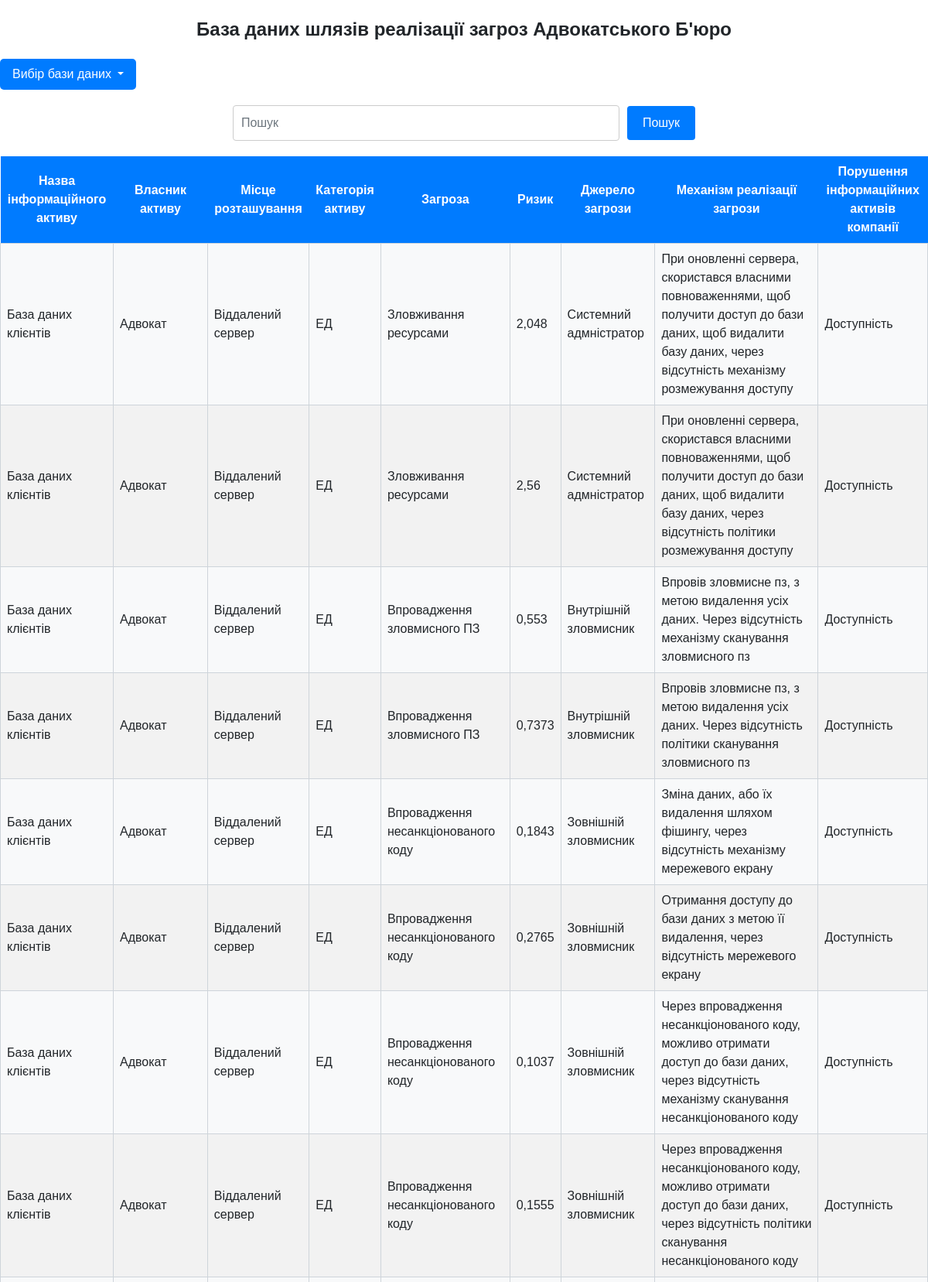
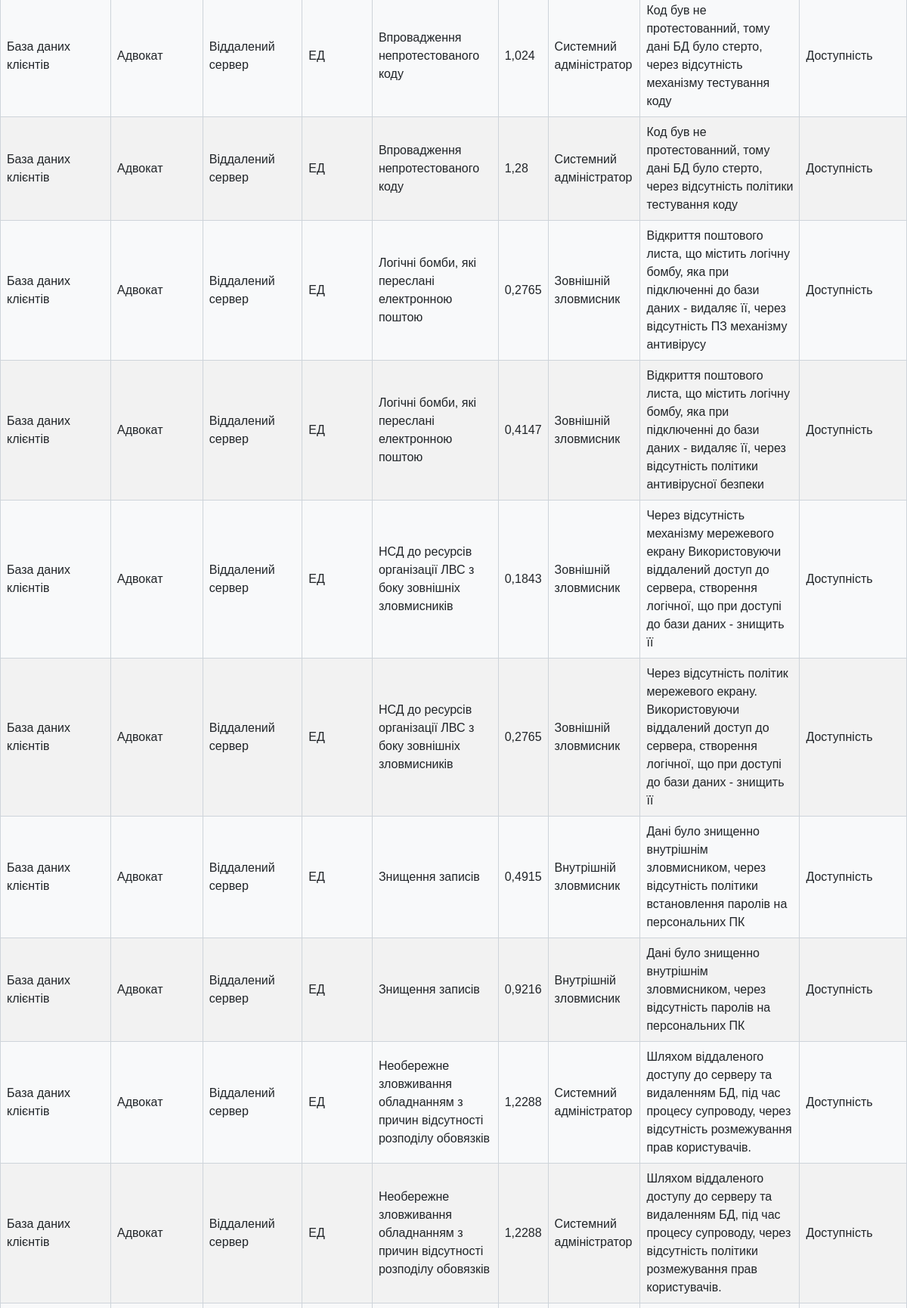
The page /accessibility/ (upper part) on the database its author committed (2 pictures, top to bottom).
### core/models.py (models this page shows, shortened)
class Table(models.Model):
    name = models.CharField(max_length=128, blank=True, null=True, default=None)
    owner = models.CharField(max_length=128, blank=True, null=True, default=None)
    place = models.CharField(max_length=128, blank=True, null=True, default=None)
    table_category = models.ForeignKey(
        TableCategory, on_delete=models.CASCADE, blank=True, null=True, default=None
    )
    asset_category = models.CharField(
        max_length=64, blank=True, null=True, default=None
    )
    threat = models.TextField(blank=True, null=True, default=None)
    risk = models.CharField(max_length=8, blank=True, null=True, default=None)
    source_of_threat = models.TextField(blank=True, null=True, default=None)
    mechanism = models.TextField(blank=True, null=True, default=None)
    class Meta:
        verbose_name = "Таблиця"
        verbose_name_plural = "Таблиці"

class TableCategory(models.Model):
    name = models.CharField(max_length=64, blank=True, null=True, default=None)
    is_active = models.BooleanField(default=True)
    class Meta:
        verbose_name = "Категорія таблиці"
        verbose_name_plural = "Категорії таблиць"

### core/views.py (the view)
# urls.py: re_path(r"^accessibility/$", views.accessibility, name="accessibility"),
def accessibility(request):
    category_order = ["Доступність"]
    table_categories = TableCategory.objects.order_by("name")
    table_dict = {}
    sorted_tables = []
    for category_name in category_order:
        category = [c for c in table_categories if c.name == category_name]
        if category:
            table = Table.objects.filter(table_category=category[0]).order_by("name")
            table_dict[category[0]] = table
            sorted_tables.extend(table)
    query = request.GET.get("q")
    if query:
        tables = Table.objects.filter(
            table_category=TableCategory.objects.get(name="Доступність")
        ).filter(
            Q(name__icontains=query)
            | Q(threat__icontains=query)
            | Q(source_of_threat__icontains=query)
            | Q(mechanism__icontains=query)
        )
    else:
        tables = sorted_tables
    return render(request, "accessibility.html", {"tables": tables, "query": query})

### core/templates/accessibility.html (shortened to what this page needs)
{% extends 'base.html' %}
{% load static %}
{% block content %}
<div class="header">
База даних шлязів реалізації загроз Адвокатського Б'юро
</div>
<div class="dropdown">
	<button class="btn btn-secondary dropdown-toggle" type="button" id="dropdownMenuButton1" data-bs-toggle="dropdown" aria-expanded="false">
	  Вибір бази даних
	</button>
  </div>
<div>
<form method="GET" action="{% url 'accessibility' %}">
	<input type="text" name="q" class="form-control" placeholder="Пошук" value="">
	<button type="submit">Пошук</button>
</form>
</div>
<table id="mytable">
	<thead>
	  <tr>
		<th>Назва інформаційного активу</th>
		<th>Власник активу</th>
		<th>Місце розташування</th>
		<th>Категорія активу </th>
		<th>Загроза</th>
		<th>Ризик</th>
		<th>Джерело загрози</th>
		<th>Механізм реалізації загрози</th>
		<th>Порушення інформаційних активів компанії</th>
	  </tr>
	</thead>
	<tbody>
	  {% for table in tables %}
	  <tr>
		<td>{{ table.name}}</td>
		<td>{{ table.owner}}</td>
		<td>{{ table.place}}</td>
		<td>{{ table.asset_category}}</td>
		<td>{{ table.threat}}</td>
		<td>{{ table.risk}}</td>
		<td>{{ table.source_of_threat}}</td>
		<td>{{ table.mechanism}}</td>
		<td>{{ table.table_category.name }}</td>
	  </tr>
	  {% endfor %}
	</tbody>
  </table>
{% endblock %}

### core/static/style.css (style rules this page uses)
body { font-family: 'Montserrat', sans-serif; }
.header { font-size: 24px; font-weight: bold; text-align: center; margin: 20px 0; }
.dropdown-toggle { background-color: #007bff; color: #fff; border: none; padding: 8px 16px; border-radius: 5px; cursor: pointer; }
form { display: flex; align-items: center; margin: 20px 0; }
input[type="text"] { padding: 8px 16px; border-radius: 5px; border: 1px solid #ced4da; margin-right: 5px; width: 500px; }
button[type="submit"] { background-color: #28a745; color: #fff; border: none; padding: 8px 16px; border-radius: 5px; cursor: pointer; }
table { border-collapse: collapse; width: 100%; margin-bottom: 20px; }
th { background-color: #007bff; color: #fff; padding: 8px 16px; text-align: left; }
td { border: 1px solid #ced4da; padding: 8px 16px; }
tbody tr:nth-child(odd) { background-color: #f8f9fa; }
button[type="submit"] { background-color: #007bff; border: none; color: #fff; padding: 10px 20px; border-radius: 4px; cursor: pointer; }
form { display: flex; justify-content: center; margin-top: 20px; }
input[type="text"] { padding: 10px; border-radius: 4px; border: 1px solid #ccc; margin-right: 10px; }
table { border-collapse: collapse; width: 100%; }
th, td { text-align: left; padding: 8px; }
th { background-color: #007bff; color: white; text-align: center; }
tr:nth-child(even) { background-color: #f2f2f2; }
.dropdown-toggle { background-color: #007bff; border-color: #007bff; }

### rows shown on the page
Table: name "База даних клієнтів", owner "Адвокат", place "Віддалений сервер", asset_category "ЕД", threat "Зловживання ресурсами", risk "2,048", source_of_threat "Системний адмністратор", mechanism "При оновленні сервера, скористався власними повноваженнями, щоб получити доступ до бази даних, щоб видалити базу даних, через відсутність механізму розмежування доступу", table_category.name "Доступність"
Table: name "База даних клієнтів", owner "Адвокат", place "Віддалений сервер", asset_category "ЕД", threat "Зловживання ресурсами", risk "2,56", source_of_threat "Системний адмністратор", mechanism "При оновленні сервера, скористався власними повноваженнями, щоб получити доступ до бази даних, щоб видалити базу даних, через відсутність політики розмежування доступу", table_category.name "Доступність"
Table: name "База даних клієнтів", owner "Адвокат", place "Віддалений сервер", asset_category "ЕД", threat "Впровадження зловмисного ПЗ", risk "0,553", source_of_threat "Внутрішній зловмисник", mechanism "Впровів зловмисне пз, з метою видалення усіх даних. Через відсутність механізму сканування зловмисного пз", table_category.name "Доступність"
Table: name "База даних клієнтів", owner "Адвокат", place "Віддалений сервер", asset_category "ЕД", threat "Впровадження зловмисного ПЗ", risk "0,7373", source_of_threat "Внутрішній зловмисник", mechanism "Впровів зловмисне пз, з метою видалення усіх даних. Через відсутність політики сканування зловмисного пз", table_category.name "Доступність"
Table: name "База даних клієнтів", owner "Адвокат", place "Віддалений сервер", asset_category "ЕД", threat "Впровадження несанкціонованого коду", risk "0,1843", source_of_threat "Зовнішній зловмисник", mechanism "Зміна даних, або їх видалення шляхом фішингу, через відсутність механізму мережевого екрану", table_category.name "Доступність"
Table: name "База даних клієнтів", owner "Адвокат", place "Віддалений сервер", asset_category "ЕД", threat "Впровадження несанкціонованого коду", risk "0,2765", source_of_threat "Зовнішній зловмисник", mechanism "Отримання доступу до бази даних з метою її видалення, через відсутність мережевого екрану", table_category.name "Доступність"
Table: name "База даних клієнтів", owner "Адвокат", place "Віддалений сервер", asset_category "ЕД", threat "Впровадження несанкціонованого коду", risk "0,1037", source_of_threat "Зовнішній зловмисник", mechanism "Через впровадження несанкціонованого коду, можливо отримати доступ до бази даних, через відсутність механізму сканування несанкціонованого коду", table_category.name "Доступність"
Table: name "База даних клієнтів", owner "Адвокат", place "Віддалений сервер", asset_category "ЕД", threat "Впровадження несанкціонованого коду", risk "0,1555", source_of_threat "Зовнішній зловмисник", mechanism "Через впровадження несанкціонованого коду, можливо отримати доступ до бази даних, через відсутність політики сканування несанкціонованого коду", table_category.name "Доступність"
Table: name "База даних клієнтів", owner "Адвокат", place "Віддалений сервер", asset_category "ЕД", threat "Впровадження непротестованого коду", risk "1,024", source_of_threat "Системний адміністратор", mechanism "Код був не протестованний, тому дані БД було стерто, через відсутність механізму тестування коду", table_category.name "Доступність"
Table: name "База даних клієнтів", owner "Адвокат", place "Віддалений сервер", asset_category "ЕД", threat "Впровадження непротестованого коду", risk "1,28", source_of_threat "Системний адміністратор", mechanism "Код був не протестованний, тому дані БД було стерто, через відсутність політики тестування коду", table_category.name "Доступність"
Table: name "База даних клієнтів", owner "Адвокат", place "Віддалений сервер", asset_category "ЕД", threat "Логічні бомби, які переслані електронною поштою", risk "0,2765", source_of_threat "Зовнішній зловмисник", mechanism "Відкриття поштового листа, що містить логічну бомбу, яка при підключенні до бази даних - видаляє її, через відсутність ПЗ механізму антивірусу", table_category.name "Доступність"
Table: name "База даних клієнтів", owner "Адвокат", place "Віддалений сервер", asset_category "ЕД", threat "Логічні бомби, які переслані електронною поштою", risk "0,4147", source_of_threat "Зовнішній зловмисник", mechanism "Відкриття поштового листа, що містить логічну бомбу, яка при підключенні до бази даних - видаляє її, через відсутність політики антивірусної безпеки", table_category.name "Доступність"
Table: name "База даних клієнтів", owner "Адвокат", place "Віддалений сервер", asset_category "ЕД", threat "НСД до ресурсів організації ЛВС з боку зовнішніх зловмисників", risk "0,1843", source_of_threat "Зовнішній зловмисник", mechanism "Через відсутність механізму мережевого екрану Використовуючи віддалений доступ до сервера, створення логічної, що при доступі до бази даних - знищить її", table_category.name "Доступність"
Table: name "База даних клієнтів", owner "Адвокат", place "Віддалений сервер", asset_category "ЕД", threat "НСД до ресурсів організації ЛВС з боку зовнішніх зловмисників", risk "0,2765", source_of_threat "Зовнішній зловмисник", mechanism "Через відсутність політик мережевого екрану. Використовуючи віддалений доступ до сервера, створення логічної, що при доступі до бази даних - знищить її", table_category.name "Доступність"
Table: name "База даних клієнтів", owner "Адвокат", place "Віддалений сервер", asset_category "ЕД", threat "Знищення записів", risk "0,4915", source_of_threat "Внутрішній зловмисник", mechanism "Дані було знищенно внутрішнім зловмисником, через відсутність політики встановлення паролів на персональних ПК", table_category.name "Доступність"
Table: name "База даних клієнтів", owner "Адвокат", place "Віддалений сервер", asset_category "ЕД", threat "Знищення записів", risk "0,9216", source_of_threat "Внутрішній зловмисник", mechanism "Дані було знищенно внутрішнім зловмисником, через відсутність паролів на персональних ПК", table_category.name "Доступність"
Table: name "База даних клієнтів", owner "Адвокат", place "Віддалений сервер", asset_category "ЕД", threat "Необережне зловживання обладнанням з причин відсутності розподілу обовязків", risk "1,2288", source_of_threat "Системний адміністратор", mechanism "Шляхом віддаленого доступу до серверу та видаленням БД, під час процесу супроводу, через відсутність розмежування прав користувачів.", table_category.name "Доступність"
Table: name "База даних клієнтів", owner "Адвокат", place "Віддалений сервер", asset_category "ЕД", threat "Необережне зловживання обладнанням з причин відсутності розподілу обовязків", risk "1,2288", source_of_threat "Системний адміністратор", mechanism "Шляхом віддаленого доступу до серверу та видаленням БД, під час процесу супроводу, через відсутність політики розмежування прав користувачів.", table_category.name "Доступність"
